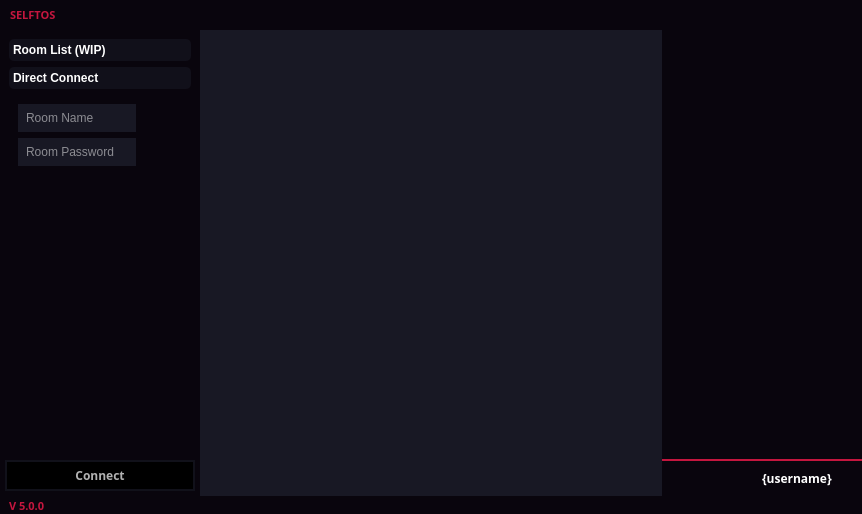
<?xml version="1.0" encoding="UTF-8"?>
<ui version="4.0">
 <class>LauncherWindow</class>
 <widget class="QMainWindow" name="LauncherWindow">
  <property name="geometry">
   <rect>
    <x>0</x>
    <y>0</y>
    <width>862</width>
    <height>514</height>
   </rect>
  </property>
  <property name="windowTitle">
   <string>MainWindow</string>
  </property>
  <property name="styleSheet">
   <string notr="true">*{
	border: none;
	outline: none;
}</string>
  </property>
  <widget class="QWidget" name="centralwidget">
   <property name="styleSheet">
    <string notr="true">background-color: rgb(24,24,36);</string>
   </property>
   <layout class="QHBoxLayout" name="horizontalLayout">
    <property name="spacing">
     <number>0</number>
    </property>
    <property name="leftMargin">
     <number>0</number>
    </property>
    <property name="topMargin">
     <number>0</number>
    </property>
    <property name="rightMargin">
     <number>0</number>
    </property>
    <property name="bottomMargin">
     <number>0</number>
    </property>
    <item>
     <widget class="QFrame" name="Main">
      <property name="frameShape">
       <enum>QFrame::StyledPanel</enum>
      </property>
      <property name="frameShadow">
       <enum>QFrame::Raised</enum>
      </property>
      <layout class="QVBoxLayout" name="verticalLayout">
       <property name="spacing">
        <number>0</number>
       </property>
       <property name="leftMargin">
        <number>0</number>
       </property>
       <property name="topMargin">
        <number>0</number>
       </property>
       <property name="rightMargin">
        <number>0</number>
       </property>
       <property name="bottomMargin">
        <number>0</number>
       </property>
       <item>
        <widget class="QFrame" name="Header">
         <property name="minimumSize">
          <size>
           <width>0</width>
           <height>27</height>
          </size>
         </property>
         <property name="styleSheet">
          <string notr="true">background-color: rgb(9,5,13);</string>
         </property>
         <property name="frameShape">
          <enum>QFrame::StyledPanel</enum>
         </property>
         <property name="frameShadow">
          <enum>QFrame::Raised</enum>
         </property>
         <layout class="QHBoxLayout" name="horizontalLayout_2">
          <property name="spacing">
           <number>0</number>
          </property>
          <property name="leftMargin">
           <number>10</number>
          </property>
          <property name="topMargin">
           <number>0</number>
          </property>
          <property name="rightMargin">
           <number>5</number>
          </property>
          <property name="bottomMargin">
           <number>0</number>
          </property>
          <item alignment="Qt::AlignVCenter">
           <widget class="QLabel" name="label_2">
            <property name="font">
             <font>
              <family>Segoe UI Black</family>
              <pointsize>8</pointsize>
              <weight>75</weight>
              <italic>false</italic>
              <bold>true</bold>
             </font>
            </property>
            <property name="autoFillBackground">
             <bool>false</bool>
            </property>
            <property name="styleSheet">
             <string notr="true">color: #c4163e;</string>
            </property>
            <property name="frameShape">
             <enum>QFrame::NoFrame</enum>
            </property>
            <property name="text">
             <string>SELFTOS</string>
            </property>
            <property name="alignment">
             <set>Qt::AlignLeading|Qt::AlignLeft|Qt::AlignVCenter</set>
            </property>
           </widget>
          </item>
          <item alignment="Qt::AlignRight|Qt::AlignTop">
           <widget class="QFrame" name="frame">
            <property name="styleSheet">
             <string notr="true">QPushButton{
	padding:5px;
}
QPushButton:hover{
	background:#202020;
}</string>
            </property>
            <property name="frameShape">
             <enum>QFrame::StyledPanel</enum>
            </property>
            <property name="frameShadow">
             <enum>QFrame::Raised</enum>
            </property>
            <layout class="QHBoxLayout" name="horizontalLayout_4">
             <property name="spacing">
              <number>0</number>
             </property>
             <property name="leftMargin">
              <number>0</number>
             </property>
             <property name="topMargin">
              <number>6</number>
             </property>
             <property name="rightMargin">
              <number>0</number>
             </property>
             <property name="bottomMargin">
              <number>0</number>
             </property>
             <item>
              <widget class="QPushButton" name="minimize_window_button">
               <property name="sizePolicy">
                <sizepolicy hsizetype="Minimum" vsizetype="Fixed">
                 <horstretch>0</horstretch>
                 <verstretch>0</verstretch>
                </sizepolicy>
               </property>
               <property name="text">
                <string/>
               </property>
               <property name="icon">
                <iconset resource="icons.qrc">
                 <normaloff>:/icons/icons/arrow-down-left.svg</normaloff>:/icons/icons/arrow-down-left.svg</iconset>
               </property>
              </widget>
             </item>
             <item>
              <widget class="QPushButton" name="restore_window_button">
               <property name="sizePolicy">
                <sizepolicy hsizetype="Minimum" vsizetype="Fixed">
                 <horstretch>0</horstretch>
                 <verstretch>0</verstretch>
                </sizepolicy>
               </property>
               <property name="text">
                <string/>
               </property>
               <property name="icon">
                <iconset resource="icons.qrc">
                 <normaloff>:/icons/icons/maximize-2.svg</normaloff>:/icons/icons/maximize-2.svg</iconset>
               </property>
              </widget>
             </item>
             <item>
              <widget class="QPushButton" name="close_window_button">
               <property name="sizePolicy">
                <sizepolicy hsizetype="Minimum" vsizetype="Fixed">
                 <horstretch>0</horstretch>
                 <verstretch>0</verstretch>
                </sizepolicy>
               </property>
               <property name="text">
                <string/>
               </property>
               <property name="icon">
                <iconset resource="icons.qrc">
                 <normaloff>:/icons/icons/x.svg</normaloff>:/icons/icons/x.svg</iconset>
               </property>
              </widget>
             </item>
            </layout>
           </widget>
          </item>
         </layout>
        </widget>
       </item>
       <item>
        <widget class="QFrame" name="Contents">
         <property name="sizePolicy">
          <sizepolicy hsizetype="Preferred" vsizetype="Expanding">
           <horstretch>0</horstretch>
           <verstretch>0</verstretch>
          </sizepolicy>
         </property>
         <property name="font">
          <font>
           <pointsize>5</pointsize>
          </font>
         </property>
         <property name="frameShape">
          <enum>QFrame::StyledPanel</enum>
         </property>
         <property name="frameShadow">
          <enum>QFrame::Raised</enum>
         </property>
         <layout class="QHBoxLayout" name="horizontalLayout_5">
          <property name="spacing">
           <number>0</number>
          </property>
          <property name="leftMargin">
           <number>0</number>
          </property>
          <property name="topMargin">
           <number>0</number>
          </property>
          <property name="rightMargin">
           <number>0</number>
          </property>
          <property name="bottomMargin">
           <number>0</number>
          </property>
          <item>
           <widget class="QFrame" name="slide_container">
            <property name="enabled">
             <bool>true</bool>
            </property>
            <property name="maximumSize">
             <size>
              <width>200</width>
              <height>16777215</height>
             </size>
            </property>
            <property name="styleSheet">
             <string notr="true">QToolBox{
	background-color: rgb(24,24,36);
}
QToolBox::tab{
	border-radius: 5px;
	background-color: rgb(17,16,26);
	text-align: left;
}</string>
            </property>
            <property name="frameShape">
             <enum>QFrame::StyledPanel</enum>
            </property>
            <property name="frameShadow">
             <enum>QFrame::Raised</enum>
            </property>
            <layout class="QVBoxLayout" name="verticalLayout_2">
             <property name="spacing">
              <number>0</number>
             </property>
             <property name="leftMargin">
              <number>0</number>
             </property>
             <property name="topMargin">
              <number>0</number>
             </property>
             <property name="rightMargin">
              <number>0</number>
             </property>
             <property name="bottomMargin">
              <number>0</number>
             </property>
             <item>
              <widget class="QFrame" name="frame_3">
               <property name="sizePolicy">
                <sizepolicy hsizetype="Preferred" vsizetype="Expanding">
                 <horstretch>0</horstretch>
                 <verstretch>0</verstretch>
                </sizepolicy>
               </property>
               <property name="styleSheet">
                <string notr="true">background-color: rgb(9,5,13);</string>
               </property>
               <property name="frameShape">
                <enum>QFrame::StyledPanel</enum>
               </property>
               <property name="frameShadow">
                <enum>QFrame::Raised</enum>
               </property>
               <layout class="QHBoxLayout" name="horizontalLayout_7">
                <item>
                 <widget class="QToolBox" name="toolBox">
                  <property name="font">
                   <font>
                    <family>Segoe UI</family>
                    <weight>75</weight>
                    <bold>true</bold>
                   </font>
                  </property>
                  <property name="cursor">
                   <cursorShape>ArrowCursor</cursorShape>
                  </property>
                  <property name="layoutDirection">
                   <enum>Qt::LeftToRight</enum>
                  </property>
                  <property name="styleSheet">
                   <string notr="true">color: white;
outline: none;</string>
                  </property>
                  <property name="currentIndex">
                   <number>1</number>
                  </property>
                  <widget class="QWidget" name="room_list">
                   <property name="geometry">
                    <rect>
                     <x>0</x>
                     <y>0</y>
                     <width>83</width>
                     <height>103</height>
                    </rect>
                   </property>
                   <attribute name="icon">
                    <iconset resource="icons.qrc">
                     <normaloff>:/icons/icons/radio.svg</normaloff>:/icons/icons/radio.svg</iconset>
                   </attribute>
                   <attribute name="label">
                    <string>Room List (WIP)</string>
                   </attribute>
                   <layout class="QVBoxLayout" name="verticalLayout_5">
                    <property name="spacing">
                     <number>0</number>
                    </property>
                    <property name="leftMargin">
                     <number>0</number>
                    </property>
                    <property name="topMargin">
                     <number>0</number>
                    </property>
                    <property name="rightMargin">
                     <number>0</number>
                    </property>
                    <property name="bottomMargin">
                     <number>0</number>
                    </property>
                    <item alignment="Qt::AlignTop">
                     <widget class="QFrame" name="frame_4">
                      <property name="frameShape">
                       <enum>QFrame::StyledPanel</enum>
                      </property>
                      <property name="frameShadow">
                       <enum>QFrame::Raised</enum>
                      </property>
                      <layout class="QVBoxLayout" name="verticalLayout_6">
                       <property name="spacing">
                        <number>20</number>
                       </property>
                       <property name="leftMargin">
                        <number>12</number>
                       </property>
                       <property name="topMargin">
                        <number>12</number>
                       </property>
                       <property name="rightMargin">
                        <number>12</number>
                       </property>
                       <property name="bottomMargin">
                        <number>12</number>
                       </property>
                       <item alignment="Qt::AlignLeft">
                        <widget class="QPushButton" name="room3">
                         <property name="cursor">
                          <cursorShape>OpenHandCursor</cursorShape>
                         </property>
                         <property name="text">
                          <string> Room 1</string>
                         </property>
                         <property name="icon">
                          <iconset resource="icons.qrc">
                           <normaloff>:/icons/icons/wifi.svg</normaloff>:/icons/icons/wifi.svg</iconset>
                         </property>
                        </widget>
                       </item>
                       <item alignment="Qt::AlignLeft">
                        <widget class="QPushButton" name="room1">
                         <property name="cursor">
                          <cursorShape>OpenHandCursor</cursorShape>
                         </property>
                         <property name="text">
                          <string> Room 2</string>
                         </property>
                         <property name="icon">
                          <iconset resource="icons.qrc">
                           <normaloff>:/icons/icons/wifi.svg</normaloff>:/icons/icons/wifi.svg</iconset>
                         </property>
                        </widget>
                       </item>
                       <item alignment="Qt::AlignLeft">
                        <widget class="QPushButton" name="room2">
                         <property name="cursor">
                          <cursorShape>OpenHandCursor</cursorShape>
                         </property>
                         <property name="text">
                          <string> Room 3</string>
                         </property>
                         <property name="icon">
                          <iconset resource="icons.qrc">
                           <normaloff>:/icons/icons/wifi.svg</normaloff>:/icons/icons/wifi.svg</iconset>
                         </property>
                        </widget>
                       </item>
                      </layout>
                     </widget>
                    </item>
                   </layout>
                  </widget>
                  <widget class="QWidget" name="direct_connect">
                   <property name="geometry">
                    <rect>
                     <x>0</x>
                     <y>0</y>
                     <width>182</width>
                     <height>344</height>
                    </rect>
                   </property>
                   <attribute name="icon">
                    <iconset resource="icons.qrc">
                     <normaloff>:/icons/icons/crosshair.svg</normaloff>:/icons/icons/crosshair.svg</iconset>
                   </attribute>
                   <attribute name="label">
                    <string>Direct Connect</string>
                   </attribute>
                   <layout class="QVBoxLayout" name="verticalLayout_7">
                    <property name="leftMargin">
                     <number>0</number>
                    </property>
                    <property name="topMargin">
                     <number>0</number>
                    </property>
                    <property name="rightMargin">
                     <number>0</number>
                    </property>
                    <item alignment="Qt::AlignTop">
                     <widget class="QFrame" name="frame_7">
                      <property name="contextMenuPolicy">
                       <enum>Qt::PreventContextMenu</enum>
                      </property>
                      <property name="styleSheet">
                       <string notr="true"/>
                      </property>
                      <property name="frameShape">
                       <enum>QFrame::StyledPanel</enum>
                      </property>
                      <property name="frameShadow">
                       <enum>QFrame::Raised</enum>
                      </property>
                      <layout class="QVBoxLayout" name="verticalLayout_8">
                       <item>
                        <widget class="QFrame" name="frame_11">
                         <property name="frameShape">
                          <enum>QFrame::StyledPanel</enum>
                         </property>
                         <property name="frameShadow">
                          <enum>QFrame::Raised</enum>
                         </property>
                         <layout class="QHBoxLayout" name="horizontalLayout_10">
                          <property name="spacing">
                           <number>6</number>
                          </property>
                          <property name="leftMargin">
                           <number>0</number>
                          </property>
                          <property name="topMargin">
                           <number>0</number>
                          </property>
                          <property name="rightMargin">
                           <number>0</number>
                          </property>
                          <property name="bottomMargin">
                           <number>0</number>
                          </property>
                          <item alignment="Qt::AlignLeft">
                           <widget class="QLineEdit" name="roomName">
                            <property name="styleSheet">
                             <string notr="true">padding: 6px;
background-color: rgb(24,24,36);</string>
                            </property>
                            <property name="text">
                             <string/>
                            </property>
                            <property name="placeholderText">
                             <string>Room Name</string>
                            </property>
                            <property name="clearButtonEnabled">
                             <bool>true</bool>
                            </property>
                           </widget>
                          </item>
                          <item alignment="Qt::AlignRight|Qt::AlignVCenter">
                           <widget class="QLabel" name="label_3">
                            <property name="maximumSize">
                             <size>
                              <width>32</width>
                              <height>32</height>
                             </size>
                            </property>
                            <property name="sizeIncrement">
                             <size>
                              <width>16</width>
                              <height>16</height>
                             </size>
                            </property>
                            <property name="baseSize">
                             <size>
                              <width>16</width>
                              <height>16</height>
                             </size>
                            </property>
                            <property name="styleSheet">
                             <string notr="true"/>
                            </property>
                            <property name="text">
                             <string/>
                            </property>
                            <property name="pixmap">
                             <pixmap resource="icons.qrc">:/icons/icons/tag.svg</pixmap>
                            </property>
                            <property name="scaledContents">
                             <bool>false</bool>
                            </property>
                           </widget>
                          </item>
                         </layout>
                        </widget>
                       </item>
                       <item>
                        <widget class="QFrame" name="frame_10">
                         <property name="frameShape">
                          <enum>QFrame::StyledPanel</enum>
                         </property>
                         <property name="frameShadow">
                          <enum>QFrame::Raised</enum>
                         </property>
                         <layout class="QHBoxLayout" name="horizontalLayout_9">
                          <property name="leftMargin">
                           <number>0</number>
                          </property>
                          <property name="topMargin">
                           <number>0</number>
                          </property>
                          <property name="rightMargin">
                           <number>0</number>
                          </property>
                          <property name="bottomMargin">
                           <number>0</number>
                          </property>
                          <item alignment="Qt::AlignLeft">
                           <widget class="QLineEdit" name="roomToken">
                            <property name="styleSheet">
                             <string notr="true">padding: 6px;
background-color: rgb(24,24,36);</string>
                            </property>
                            <property name="echoMode">
                             <enum>QLineEdit::Password</enum>
                            </property>
                            <property name="placeholderText">
                             <string>Room Password</string>
                            </property>
                            <property name="clearButtonEnabled">
                             <bool>true</bool>
                            </property>
                           </widget>
                          </item>
                          <item alignment="Qt::AlignRight|Qt::AlignVCenter">
                           <widget class="QLabel" name="label_4">
                            <property name="styleSheet">
                             <string notr="true"/>
                            </property>
                            <property name="text">
                             <string/>
                            </property>
                            <property name="pixmap">
                             <pixmap resource="icons.qrc">:/icons/icons/key.svg</pixmap>
                            </property>
                           </widget>
                          </item>
                         </layout>
                        </widget>
                       </item>
                      </layout>
                     </widget>
                    </item>
                   </layout>
                  </widget>
                 </widget>
                </item>
               </layout>
              </widget>
             </item>
             <item alignment="Qt::AlignBottom">
              <widget class="QFrame" name="frame_2">
               <property name="styleSheet">
                <string notr="true">background-color: rgb(9,5,13);
</string>
               </property>
               <property name="frameShape">
                <enum>QFrame::StyledPanel</enum>
               </property>
               <property name="frameShadow">
                <enum>QFrame::Raised</enum>
               </property>
               <layout class="QVBoxLayout" name="verticalLayout_3">
                <property name="spacing">
                 <number>0</number>
                </property>
                <property name="leftMargin">
                 <number>0</number>
                </property>
                <property name="topMargin">
                 <number>0</number>
                </property>
                <property name="rightMargin">
                 <number>0</number>
                </property>
                <property name="bottomMargin">
                 <number>0</number>
                </property>
                <item>
                 <widget class="QPushButton" name="connectButton">
                  <property name="font">
                   <font>
                    <family>Segoe UI Black</family>
                    <weight>75</weight>
                    <bold>true</bold>
                   </font>
                  </property>
                  <property name="cursor">
                   <cursorShape>OpenHandCursor</cursorShape>
                  </property>
                  <property name="styleSheet">
                   <string notr="true">QPushButton{
	background: #000;
	color:#b1b1b1;
	margin:5px;
	padding: 5px;
	border: 2px solid rgb(17, 17, 26);
}
QPushButton:hover{
	color: white;
	border: 2px solid #c4163e;
}</string>
                  </property>
                  <property name="text">
                   <string>Connect</string>
                  </property>
                  <property name="icon">
                   <iconset resource="icons.qrc">
                    <normaloff>:/icons/icons/zap.svg</normaloff>:/icons/icons/zap.svg</iconset>
                  </property>
                 </widget>
                </item>
               </layout>
              </widget>
             </item>
            </layout>
           </widget>
          </item>
          <item>
           <widget class="QFrame" name="main_container">
            <property name="frameShape">
             <enum>QFrame::StyledPanel</enum>
            </property>
            <property name="frameShadow">
             <enum>QFrame::Raised</enum>
            </property>
           </widget>
          </item>
          <item>
           <widget class="QFrame" name="friend_list">
            <property name="maximumSize">
             <size>
              <width>200</width>
              <height>16777215</height>
             </size>
            </property>
            <property name="frameShape">
             <enum>QFrame::StyledPanel</enum>
            </property>
            <property name="frameShadow">
             <enum>QFrame::Raised</enum>
            </property>
            <layout class="QVBoxLayout" name="verticalLayout_9">
             <property name="spacing">
              <number>0</number>
             </property>
             <property name="leftMargin">
              <number>0</number>
             </property>
             <property name="topMargin">
              <number>0</number>
             </property>
             <property name="rightMargin">
              <number>0</number>
             </property>
             <property name="bottomMargin">
              <number>0</number>
             </property>
             <item>
              <widget class="QFrame" name="frame_8">
               <property name="sizePolicy">
                <sizepolicy hsizetype="Preferred" vsizetype="Expanding">
                 <horstretch>0</horstretch>
                 <verstretch>0</verstretch>
                </sizepolicy>
               </property>
               <property name="styleSheet">
                <string notr="true">background-color: rgb(9,5,13);</string>
               </property>
               <property name="frameShape">
                <enum>QFrame::StyledPanel</enum>
               </property>
               <property name="frameShadow">
                <enum>QFrame::Raised</enum>
               </property>
               <layout class="QVBoxLayout" name="verticalLayout_10">
                <property name="spacing">
                 <number>0</number>
                </property>
                <property name="leftMargin">
                 <number>0</number>
                </property>
                <property name="topMargin">
                 <number>0</number>
                </property>
                <property name="rightMargin">
                 <number>0</number>
                </property>
                <property name="bottomMargin">
                 <number>0</number>
                </property>
                <item>
                 <widget class="QListView" name="listView">
                  <property name="styleSheet">
                   <string notr="true"/>
                  </property>
                 </widget>
                </item>
               </layout>
              </widget>
             </item>
             <item alignment="Qt::AlignBottom">
              <widget class="QFrame" name="frame_9">
               <property name="styleSheet">
                <string notr="true">background-color: rgb(9,5,13);
border-top: 2px solid #c4163e;</string>
               </property>
               <property name="frameShape">
                <enum>QFrame::StyledPanel</enum>
               </property>
               <property name="frameShadow">
                <enum>QFrame::Raised</enum>
               </property>
               <layout class="QHBoxLayout" name="horizontalLayout_8">
                <property name="spacing">
                 <number>0</number>
                </property>
                <property name="leftMargin">
                 <number>9</number>
                </property>
                <property name="topMargin">
                 <number>9</number>
                </property>
                <property name="rightMargin">
                 <number>9</number>
                </property>
                <property name="bottomMargin">
                 <number>9</number>
                </property>
                <item alignment="Qt::AlignLeft">
                 <widget class="QLabel" name="userIcon">
                  <property name="styleSheet">
                   <string notr="true">border: none;</string>
                  </property>
                  <property name="text">
                   <string/>
                  </property>
                  <property name="pixmap">
                   <pixmap resource="icons.qrc">:/icons/icons/user.svg</pixmap>
                  </property>
                 </widget>
                </item>
                <item>
                 <widget class="QLabel" name="username">
                  <property name="sizePolicy">
                   <sizepolicy hsizetype="Preferred" vsizetype="Preferred">
                    <horstretch>0</horstretch>
                    <verstretch>0</verstretch>
                   </sizepolicy>
                  </property>
                  <property name="font">
                   <font>
                    <family>Segoe UI Black</family>
                    <pointsize>9</pointsize>
                    <weight>75</weight>
                    <bold>true</bold>
                   </font>
                  </property>
                  <property name="layoutDirection">
                   <enum>Qt::LeftToRight</enum>
                  </property>
                  <property name="styleSheet">
                   <string notr="true">color: white;
border: none</string>
                  </property>
                  <property name="text">
                   <string>{username}</string>
                  </property>
                 </widget>
                </item>
               </layout>
              </widget>
             </item>
            </layout>
           </widget>
          </item>
         </layout>
        </widget>
       </item>
       <item alignment="Qt::AlignBottom">
        <widget class="QFrame" name="Footer">
         <property name="font">
          <font>
           <pointsize>10</pointsize>
          </font>
         </property>
         <property name="styleSheet">
          <string notr="true">background-color: rgb(9,5,13);</string>
         </property>
         <property name="frameShape">
          <enum>QFrame::StyledPanel</enum>
         </property>
         <property name="frameShadow">
          <enum>QFrame::Raised</enum>
         </property>
         <layout class="QHBoxLayout" name="horizontalLayout_3">
          <property name="spacing">
           <number>5</number>
          </property>
          <property name="leftMargin">
           <number>9</number>
          </property>
          <property name="topMargin">
           <number>2</number>
          </property>
          <property name="rightMargin">
           <number>0</number>
          </property>
          <property name="bottomMargin">
           <number>0</number>
          </property>
          <item alignment="Qt::AlignLeft">
           <widget class="QFrame" name="frame_6">
            <property name="frameShape">
             <enum>QFrame::StyledPanel</enum>
            </property>
            <property name="frameShadow">
             <enum>QFrame::Raised</enum>
            </property>
            <layout class="QVBoxLayout" name="verticalLayout_4">
             <property name="spacing">
              <number>0</number>
             </property>
             <property name="leftMargin">
              <number>0</number>
             </property>
             <property name="topMargin">
              <number>0</number>
             </property>
             <property name="rightMargin">
              <number>0</number>
             </property>
             <property name="bottomMargin">
              <number>0</number>
             </property>
             <item alignment="Qt::AlignLeft|Qt::AlignVCenter">
              <widget class="QLabel" name="label">
               <property name="font">
                <font>
                 <family>Segoe UI Black</family>
                 <pointsize>8</pointsize>
                 <weight>75</weight>
                 <italic>false</italic>
                 <bold>true</bold>
                </font>
               </property>
               <property name="styleSheet">
                <string notr="true">color: #c4163e;</string>
               </property>
               <property name="text">
                <string>V 5.0.0</string>
               </property>
              </widget>
             </item>
            </layout>
           </widget>
          </item>
          <item alignment="Qt::AlignLeft">
           <widget class="QFrame" name="frame_5">
            <property name="frameShape">
             <enum>QFrame::StyledPanel</enum>
            </property>
            <property name="frameShadow">
             <enum>QFrame::Raised</enum>
            </property>
            <layout class="QHBoxLayout" name="horizontalLayout_6">
             <property name="spacing">
              <number>0</number>
             </property>
             <property name="leftMargin">
              <number>0</number>
             </property>
             <property name="topMargin">
              <number>0</number>
             </property>
             <property name="rightMargin">
              <number>0</number>
             </property>
             <property name="bottomMargin">
              <number>2</number>
             </property>
             <item alignment="Qt::AlignHCenter|Qt::AlignVCenter">
              <widget class="QPushButton" name="pushButton_6">
               <property name="text">
                <string/>
               </property>
               <property name="icon">
                <iconset resource="icons.qrc">
                 <normaloff>:/icons/icons/codesandbox.svg</normaloff>:/icons/icons/codesandbox.svg</iconset>
               </property>
              </widget>
             </item>
            </layout>
           </widget>
          </item>
          <item alignment="Qt::AlignBottom">
           <widget class="QFrame" name="size_grip">
            <property name="minimumSize">
             <size>
              <width>10</width>
              <height>10</height>
             </size>
            </property>
            <property name="maximumSize">
             <size>
              <width>10</width>
              <height>10</height>
             </size>
            </property>
            <property name="cursor">
             <cursorShape>SizeFDiagCursor</cursorShape>
            </property>
            <property name="frameShape">
             <enum>QFrame::StyledPanel</enum>
            </property>
            <property name="frameShadow">
             <enum>QFrame::Raised</enum>
            </property>
           </widget>
          </item>
         </layout>
        </widget>
       </item>
      </layout>
     </widget>
    </item>
   </layout>
  </widget>
 </widget>
 <resources>
  <include location="icons.qrc"/>
  <include location="icons.qrc"/>
  <include location="icons.qrc"/>
 </resources>
 <connections/>
</ui>
